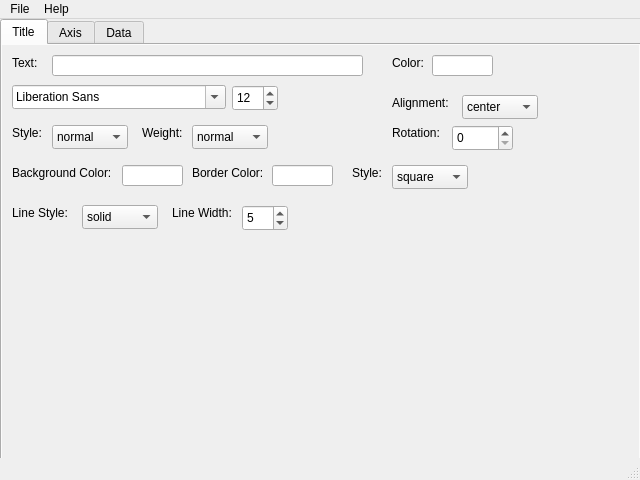
<?xml version="1.0" encoding="UTF-8"?>
<ui version="4.0">
 <class>MainWindow</class>
 <widget class="QMainWindow" name="MainWindow">
  <property name="geometry">
   <rect>
    <x>0</x>
    <y>0</y>
    <width>640</width>
    <height>480</height>
   </rect>
  </property>
  <property name="windowTitle">
   <string>Figure Editor</string>
  </property>
  <widget class="QWidget" name="centralwidget">
   <widget class="QTabWidget" name="tabWidget">
    <property name="geometry">
     <rect>
      <x>0</x>
      <y>0</y>
      <width>641</width>
      <height>451</height>
     </rect>
    </property>
    <property name="toolTip">
     <string>&lt;html&gt;&lt;head/&gt;&lt;body&gt;&lt;p&gt;&lt;br/&gt;&lt;/p&gt;&lt;/body&gt;&lt;/html&gt;</string>
    </property>
    <property name="layoutDirection">
     <enum>Qt::LeftToRight</enum>
    </property>
    <property name="autoFillBackground">
     <bool>false</bool>
    </property>
    <property name="tabShape">
     <enum>QTabWidget::Rounded</enum>
    </property>
    <property name="currentIndex">
     <number>0</number>
    </property>
    <property name="documentMode">
     <bool>false</bool>
    </property>
    <property name="tabsClosable">
     <bool>false</bool>
    </property>
    <property name="movable">
     <bool>false</bool>
    </property>
    <widget class="QWidget" name="titleTab">
     <property name="autoFillBackground">
      <bool>true</bool>
     </property>
     <attribute name="title">
      <string>Title</string>
     </attribute>
     <widget class="QLabel" name="label">
      <property name="geometry">
       <rect>
        <x>10</x>
        <y>10</y>
        <width>58</width>
        <height>16</height>
       </rect>
      </property>
      <property name="text">
       <string>Text:</string>
      </property>
     </widget>
     <widget class="QLineEdit" name="titleTextBox">
      <property name="geometry">
       <rect>
        <x>50</x>
        <y>10</y>
        <width>311</width>
        <height>21</height>
       </rect>
      </property>
     </widget>
     <widget class="QFontComboBox" name="titleFontMenu">
      <property name="geometry">
       <rect>
        <x>10</x>
        <y>40</y>
        <width>214</width>
        <height>24</height>
       </rect>
      </property>
     </widget>
     <widget class="QSpinBox" name="titleFontSize">
      <property name="geometry">
       <rect>
        <x>230</x>
        <y>40</y>
        <width>46</width>
        <height>26</height>
       </rect>
      </property>
      <property name="value">
       <number>12</number>
      </property>
     </widget>
     <widget class="QLineEdit" name="colorTextBox">
      <property name="geometry">
       <rect>
        <x>430</x>
        <y>10</y>
        <width>61</width>
        <height>21</height>
       </rect>
      </property>
     </widget>
     <widget class="QLabel" name="label_2">
      <property name="geometry">
       <rect>
        <x>390</x>
        <y>10</y>
        <width>58</width>
        <height>16</height>
       </rect>
      </property>
      <property name="text">
       <string>Color:</string>
      </property>
     </widget>
     <widget class="QLabel" name="label_3">
      <property name="geometry">
       <rect>
        <x>10</x>
        <y>80</y>
        <width>58</width>
        <height>16</height>
       </rect>
      </property>
      <property name="text">
       <string>Style:</string>
      </property>
     </widget>
     <widget class="QComboBox" name="fontStyleMenu">
      <property name="geometry">
       <rect>
        <x>50</x>
        <y>80</y>
        <width>76</width>
        <height>24</height>
       </rect>
      </property>
      <item>
       <property name="text">
        <string>normal</string>
       </property>
      </item>
      <item>
       <property name="text">
        <string>italic</string>
       </property>
      </item>
      <item>
       <property name="text">
        <string>oblique</string>
       </property>
      </item>
     </widget>
     <widget class="QComboBox" name="fontWeightMenu">
      <property name="geometry">
       <rect>
        <x>190</x>
        <y>80</y>
        <width>76</width>
        <height>24</height>
       </rect>
      </property>
      <item>
       <property name="text">
        <string>normal</string>
       </property>
      </item>
      <item>
       <property name="text">
        <string>ultralight</string>
       </property>
      </item>
      <item>
       <property name="text">
        <string>light</string>
       </property>
      </item>
      <item>
       <property name="text">
        <string>regular</string>
       </property>
      </item>
      <item>
       <property name="text">
        <string>book</string>
       </property>
      </item>
      <item>
       <property name="text">
        <string>medium</string>
       </property>
      </item>
      <item>
       <property name="text">
        <string>roman</string>
       </property>
      </item>
      <item>
       <property name="text">
        <string>semibold</string>
       </property>
      </item>
      <item>
       <property name="text">
        <string>demibold</string>
       </property>
      </item>
      <item>
       <property name="text">
        <string>demi</string>
       </property>
      </item>
      <item>
       <property name="text">
        <string>bold</string>
       </property>
      </item>
      <item>
       <property name="text">
        <string>heavy</string>
       </property>
      </item>
      <item>
       <property name="text">
        <string>extra bold</string>
       </property>
      </item>
      <item>
       <property name="text">
        <string>black</string>
       </property>
      </item>
     </widget>
     <widget class="QLabel" name="label_4">
      <property name="geometry">
       <rect>
        <x>140</x>
        <y>80</y>
        <width>58</width>
        <height>16</height>
       </rect>
      </property>
      <property name="text">
       <string>Weight:</string>
      </property>
     </widget>
     <widget class="QLabel" name="label_5">
      <property name="geometry">
       <rect>
        <x>10</x>
        <y>120</y>
        <width>121</width>
        <height>16</height>
       </rect>
      </property>
      <property name="text">
       <string>Background Color:</string>
      </property>
     </widget>
     <widget class="QLineEdit" name="bgColorTextBox">
      <property name="geometry">
       <rect>
        <x>120</x>
        <y>120</y>
        <width>61</width>
        <height>21</height>
       </rect>
      </property>
     </widget>
     <widget class="QComboBox" name="alignmentMenu">
      <property name="geometry">
       <rect>
        <x>460</x>
        <y>50</y>
        <width>76</width>
        <height>24</height>
       </rect>
      </property>
      <item>
       <property name="text">
        <string>center</string>
       </property>
      </item>
      <item>
       <property name="text">
        <string>left</string>
       </property>
      </item>
      <item>
       <property name="text">
        <string>right</string>
       </property>
      </item>
     </widget>
     <widget class="QLabel" name="label_6">
      <property name="geometry">
       <rect>
        <x>390</x>
        <y>50</y>
        <width>71</width>
        <height>16</height>
       </rect>
      </property>
      <property name="text">
       <string>Alignment:</string>
      </property>
     </widget>
     <widget class="QLabel" name="label_7">
      <property name="geometry">
       <rect>
        <x>10</x>
        <y>150</y>
        <width>121</width>
        <height>16</height>
       </rect>
      </property>
      <property name="text">
       <string/>
      </property>
     </widget>
     <widget class="QLineEdit" name="borderColorTextBox">
      <property name="geometry">
       <rect>
        <x>270</x>
        <y>120</y>
        <width>61</width>
        <height>21</height>
       </rect>
      </property>
      <property name="text">
       <string/>
      </property>
     </widget>
     <widget class="QLabel" name="label_8">
      <property name="geometry">
       <rect>
        <x>190</x>
        <y>120</y>
        <width>81</width>
        <height>16</height>
       </rect>
      </property>
      <property name="text">
       <string>Border Color:</string>
      </property>
     </widget>
     <widget class="QComboBox" name="boxStyleMenu">
      <property name="geometry">
       <rect>
        <x>390</x>
        <y>120</y>
        <width>76</width>
        <height>24</height>
       </rect>
      </property>
      <item>
       <property name="text">
        <string>square</string>
       </property>
      </item>
      <item>
       <property name="text">
        <string>round</string>
       </property>
      </item>
      <item>
       <property name="text">
        <string>circle</string>
       </property>
      </item>
     </widget>
     <widget class="QLabel" name="label_9">
      <property name="geometry">
       <rect>
        <x>350</x>
        <y>120</y>
        <width>58</width>
        <height>16</height>
       </rect>
      </property>
      <property name="text">
       <string>Style:</string>
      </property>
     </widget>
     <widget class="QLabel" name="label_10">
      <property name="geometry">
       <rect>
        <x>10</x>
        <y>160</y>
        <width>71</width>
        <height>16</height>
       </rect>
      </property>
      <property name="text">
       <string>Line Style:</string>
      </property>
     </widget>
     <widget class="QComboBox" name="borderlineStyle">
      <property name="geometry">
       <rect>
        <x>80</x>
        <y>160</y>
        <width>76</width>
        <height>24</height>
       </rect>
      </property>
      <item>
       <property name="text">
        <string>solid</string>
       </property>
      </item>
      <item>
       <property name="text">
        <string>dashed</string>
       </property>
      </item>
      <item>
       <property name="text">
        <string>dashdot</string>
       </property>
      </item>
      <item>
       <property name="text">
        <string>dotted</string>
       </property>
      </item>
      <item>
       <property name="text">
        <string>none</string>
       </property>
      </item>
     </widget>
     <widget class="QSpinBox" name="borderLineWidth">
      <property name="geometry">
       <rect>
        <x>240</x>
        <y>160</y>
        <width>46</width>
        <height>26</height>
       </rect>
      </property>
      <property name="value">
       <number>5</number>
      </property>
     </widget>
     <widget class="QLabel" name="label_11">
      <property name="geometry">
       <rect>
        <x>170</x>
        <y>160</y>
        <width>71</width>
        <height>16</height>
       </rect>
      </property>
      <property name="text">
       <string>Line Width:</string>
      </property>
     </widget>
     <widget class="QLabel" name="label_12">
      <property name="geometry">
       <rect>
        <x>390</x>
        <y>80</y>
        <width>71</width>
        <height>16</height>
       </rect>
      </property>
      <property name="text">
       <string>Rotation:</string>
      </property>
     </widget>
     <widget class="QSpinBox" name="rotationAngle">
      <property name="geometry">
       <rect>
        <x>450</x>
        <y>80</y>
        <width>61</width>
        <height>26</height>
       </rect>
      </property>
      <property name="maximum">
       <number>360</number>
      </property>
      <property name="value">
       <number>0</number>
      </property>
     </widget>
    </widget>
    <widget class="QWidget" name="axisTab">
     <attribute name="title">
      <string>Axis</string>
     </attribute>
    </widget>
    <widget class="QWidget" name="dataTab">
     <attribute name="title">
      <string>Data</string>
     </attribute>
    </widget>
   </widget>
  </widget>
  <widget class="QMenuBar" name="menubar">
   <property name="geometry">
    <rect>
     <x>0</x>
     <y>0</y>
     <width>640</width>
     <height>22</height>
    </rect>
   </property>
   <widget class="QMenu" name="menuFile">
    <property name="title">
     <string>File</string>
    </property>
    <addaction name="actionLoad"/>
    <addaction name="actionSave"/>
    <addaction name="actionSave_as"/>
   </widget>
   <widget class="QMenu" name="menuHelp">
    <property name="title">
     <string>Help</string>
    </property>
   </widget>
   <addaction name="menuFile"/>
   <addaction name="menuHelp"/>
  </widget>
  <widget class="QStatusBar" name="statusbar"/>
  <action name="actionSave">
   <property name="text">
    <string>Save</string>
   </property>
  </action>
  <action name="actionSave_as">
   <property name="text">
    <string>Save As...</string>
   </property>
  </action>
  <action name="actionLoad">
   <property name="text">
    <string>Open...</string>
   </property>
  </action>
 </widget>
 <resources/>
 <connections/>
</ui>
